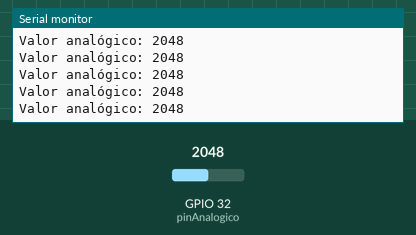
Recording of a sketch running on a simulated ESP32. Shown: the last lines printed to the serial monitor. Inputs (shaded band) come from the test bench; at power-on: GPIO 32 (pinAnalogico) = 2048.

Above: at 2.7 s.
2.8 s: GPIO 32 (pinAnalogico) set to 1027
At 3.7 s:
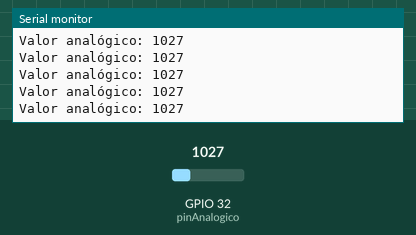
4.3 s: GPIO 32 (pinAnalogico) set to 936
At 4.9 s:
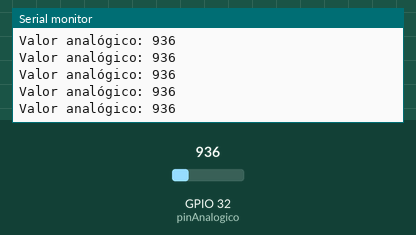
13.3 s: GPIO 32 (pinAnalogico) set to 110
At 13.9 s:
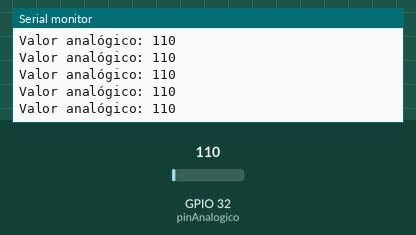
16.3 s: GPIO 32 (pinAnalogico) set to 90
At 17.3 s:
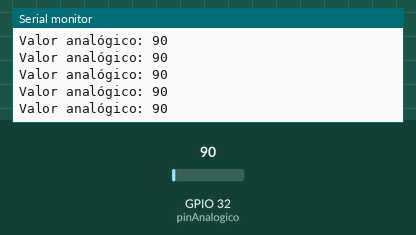
Timing chart, 0 to 19.3 s (numbered marks = the images above; inputs shaded):
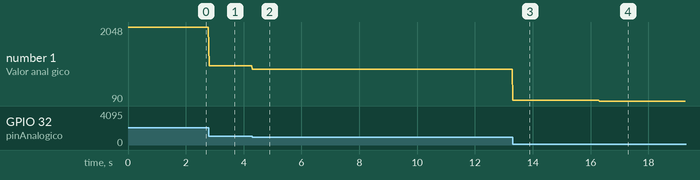

The sketch:

pruebaLDR.ino
```cpp
// Definir el número de pin para la entrada analógica
const int pinAnalogico = 32;

void setup() {
  // Inicializar el puerto serial
  Serial.begin(9600);
}

void loop() {
  // Leer el valor analógico del pin GPIO32
  int valorAnalogico = analogRead(pinAnalogico);

  // Imprimir el valor leído en el monitor serie
  Serial.print("Valor analógico: ");
  Serial.println(valorAnalogico);
}
```

Measured:
- after the input at 2.8 s, the serial monitor: prints a new line at once (image 1)
- after the input at 4.3 s, the serial monitor: prints a new line at once (image 2)
- after the input at 13.3 s, the serial monitor: prints a new line at once (image 3)
- after the input at 16.3 s, the serial monitor: prints a new line at once (image 4)
- plotted number 1: 2048 → 1027 after the input at 2.8 s, 1027 → 936 after the input at 4.3 s, 936 → 110 after the input at 13.3 s, 110 → 90 after the input at 16.3 s
